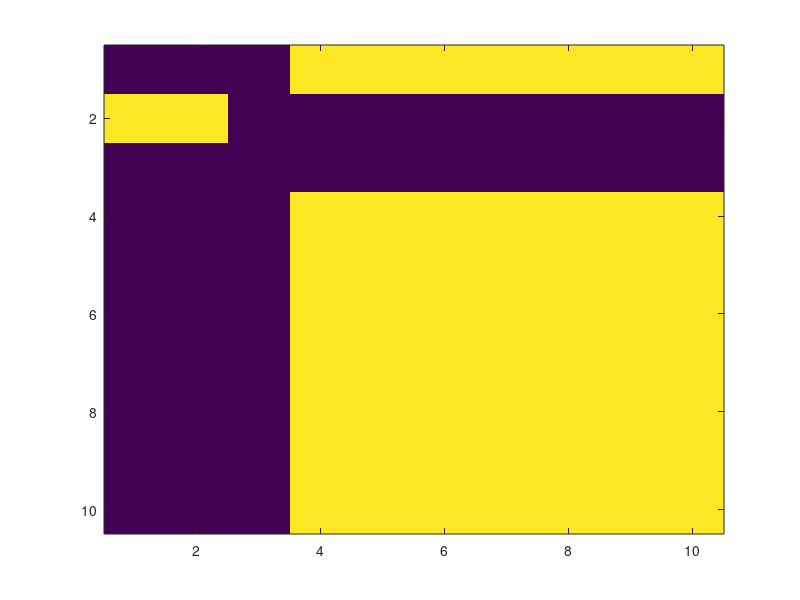
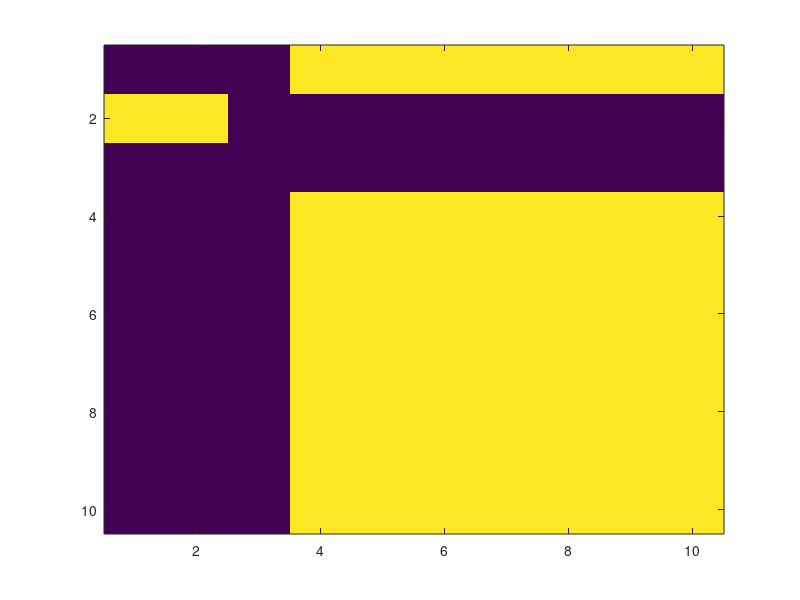

Write the MATLAB code that produced these figures, in order.
A=zeros(10,10);
for i=1:10
   for j=1:10
      A(i,j)=(i-2)*(j-3)+0.5;
   end
end


% TRANSLATE THE ELEMENTS IN A SO THAT EACH ELEMENT IN A ROW IS SHIFTED TO
% THE NEXT COLUMN TO THE RIGHT. THE LAST ELEMENT IN A ROW BECOMES THE FIRST
% ELEMENT IN THE SAME ROW.
Aold=A;
tmp=A(:,10);
for i=10:-1:2
   A(:,i)=A(:,i-1);
end
A(:,1)=tmp;    
disp('Translated A:');
A

% or in another way:
A=Aold;
tmp=A(:,10);
A(:,2:10)=A(:,1:9);
A(:,1)=tmp;
A

% or in another way:
A=Aold;
A=circshift(A,1,1);
A


% % FIND THE MAXIMUM AND MINIMUM VALUES IN A USING THE BUILT-IN MAX AND MIN
% FUNCTIONS % CONSULT MATLAB DOCUMENTATION
 maxvalue=max(max(A));
 minvalue=min(min(A));
 fprintf('max: %4.1f min: %4.1f\n\n',maxvalue,minvalue);


% % TRANSFORM THE ELEMENTS OF A TO INTEGER VALUES % CONSULT MATLAB
% DOCUMENTATION ON FLOOR, CEIL AND ROUND
A=floor(A); % ceil and round could also be used as problem is formulated
disp('Integer form of A:');
A 

% FIND ELEMENTS OF A THAT ARE LARGER THAN 0 % CONSULT MATLAB
% DOCUMENTATION: Find Array Elements That Meet a Condition
disp('Elements of A larger than 0:');
A(A>0)
 
% % FIND ALSO THE INDICES OF THESE ELEMENTS
disp('Indices of elements of A larger than 0:');
I=find(A>0)

% DISPLAY THE POSITION OF THESE ELEMENTS GRAPHICALLY to make a binary map
% of what is >0 and <=0
fig1=figure;
B=A>0;
imagesc(B);

% Another way to make a binary map of what is >0 and <=0
fig2=figure;
B=zeros(10,10);
for i=1:size(I) % indices are stored columnwise
% CONSULT MATLAB DOCUMENTATION: Matrix indicing
   x=mod(I(i),10);
   if x==0
      x=10;
   end
   y=ceil(I(i)/10);
   if y==0
      y=1;
   end
  
   B(x,y)=1;
end
imagesc(B);

% FIND THE POSITION OF THE ELEMENTS THAT ARE NOT THE SAME IN A AND C % CONSULT MATLAB
% DOCUMENTATION: Find Array Elements That Meet a Condition
C=A;
for i=1:10
   C(i,i)=20;
end
disp('Matrix with 1 where A and C differ');
D=A~=C
